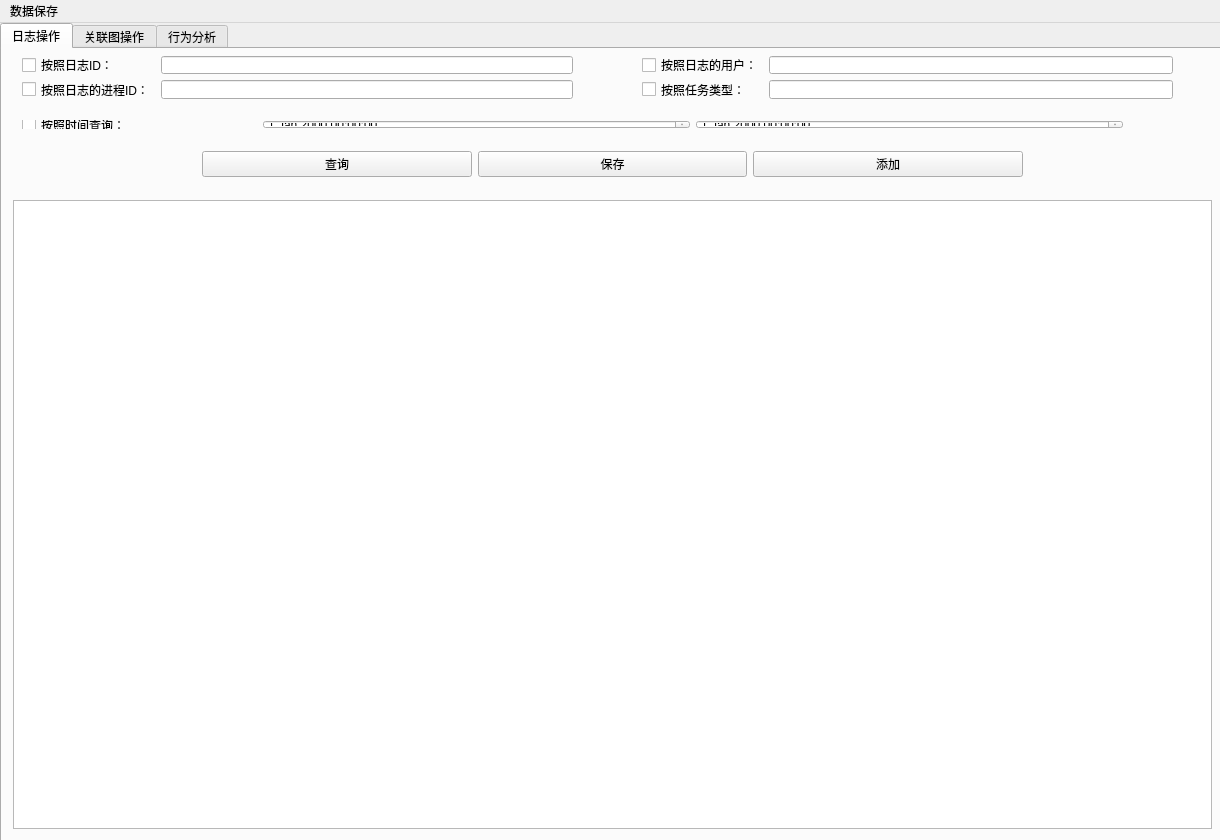
<?xml version="1.0" encoding="UTF-8"?>
<ui version="4.0">
 <class>MainPage</class>
 <widget class="QMainWindow" name="MainPage">
  <property name="geometry">
   <rect>
    <x>0</x>
    <y>0</y>
    <width>1220</width>
    <height>840</height>
   </rect>
  </property>
  <property name="font">
   <font>
    <pointsize>9</pointsize>
    <weight>50</weight>
    <bold>false</bold>
   </font>
  </property>
  <property name="windowTitle">
   <string>MainPage</string>
  </property>
  <widget class="QWidget" name="centralWidget">
   <widget class="QTabWidget" name="tabWidget">
    <property name="geometry">
     <rect>
      <x>0</x>
      <y>0</y>
      <width>1231</width>
      <height>821</height>
     </rect>
    </property>
    <property name="tabShape">
     <enum>QTabWidget::Rounded</enum>
    </property>
    <property name="currentIndex">
     <number>0</number>
    </property>
    <property name="iconSize">
     <size>
      <width>100</width>
      <height>50</height>
     </size>
    </property>
    <property name="elideMode">
     <enum>Qt::ElideMiddle</enum>
    </property>
    <property name="movable">
     <bool>false</bool>
    </property>
    <property name="tabBarAutoHide">
     <bool>true</bool>
    </property>
    <widget class="QWidget" name="Events">
     <attribute name="title">
      <string>日志操作</string>
     </attribute>
     <widget class="QWidget" name="formLayoutWidget_2">
      <property name="geometry">
       <rect>
        <x>0</x>
        <y>0</y>
        <width>621</width>
        <height>61</height>
       </rect>
      </property>
      <layout class="QFormLayout" name="formLayout_L">
       <property name="leftMargin">
        <number>20</number>
       </property>
       <property name="topMargin">
        <number>7</number>
       </property>
       <property name="rightMargin">
        <number>50</number>
       </property>
       <item row="0" column="0">
        <widget class="QCheckBox" name="EventIDCheck">
         <property name="text">
          <string>按照日志ID：</string>
         </property>
        </widget>
       </item>
       <item row="0" column="1">
        <widget class="QLineEdit" name="EventIDEdit"/>
       </item>
       <item row="1" column="0">
        <widget class="QCheckBox" name="EventSourceIDCheck">
         <property name="text">
          <string>按照日志的进程ID：</string>
         </property>
        </widget>
       </item>
       <item row="1" column="1">
        <widget class="QLineEdit" name="EventRourceEdit"/>
       </item>
      </layout>
     </widget>
     <widget class="QWidget" name="formLayoutWidget_3">
      <property name="geometry">
       <rect>
        <x>620</x>
        <y>0</y>
        <width>601</width>
        <height>61</height>
       </rect>
      </property>
      <layout class="QFormLayout" name="formLayout_4">
       <property name="leftMargin">
        <number>20</number>
       </property>
       <property name="topMargin">
        <number>7</number>
       </property>
       <property name="rightMargin">
        <number>50</number>
       </property>
       <item row="0" column="0">
        <widget class="QCheckBox" name="EventUserCheck">
         <property name="text">
          <string>按照日志的用户：</string>
         </property>
        </widget>
       </item>
       <item row="0" column="1">
        <widget class="QLineEdit" name="EventUserEdit"/>
       </item>
       <item row="1" column="0">
        <widget class="QCheckBox" name="EventTaskCheck">
         <property name="text">
          <string>按照任务类型：</string>
         </property>
        </widget>
       </item>
       <item row="1" column="1">
        <widget class="QLineEdit" name="EventTaskEdit"/>
       </item>
      </layout>
     </widget>
     <widget class="QWidget" name="horizontalLayoutWidget_2">
      <property name="geometry">
       <rect>
        <x>0</x>
        <y>90</y>
        <width>1221</width>
        <height>51</height>
       </rect>
      </property>
      <layout class="QHBoxLayout" name="horizontalLayout_2">
       <property name="leftMargin">
        <number>200</number>
       </property>
       <property name="rightMargin">
        <number>200</number>
       </property>
       <item>
        <widget class="QPushButton" name="QueryButton">
         <property name="text">
          <string>查询</string>
         </property>
        </widget>
       </item>
       <item>
        <widget class="QPushButton" name="SaveButton">
         <property name="text">
          <string>保存</string>
         </property>
        </widget>
       </item>
       <item>
        <widget class="QPushButton" name="AddButton">
         <property name="text">
          <string>添加</string>
         </property>
        </widget>
       </item>
      </layout>
     </widget>
     <widget class="QWidget" name="verticalLayoutWidget">
      <property name="geometry">
       <rect>
        <x>0</x>
        <y>140</y>
        <width>1221</width>
        <height>651</height>
       </rect>
      </property>
      <layout class="QVBoxLayout" name="verticalLayout">
       <item>
        <widget class="QTableView" name="tableView">
         <property name="editTriggers">
          <set>QAbstractItemView::DoubleClicked|QAbstractItemView::EditKeyPressed|QAbstractItemView::SelectedClicked</set>
         </property>
         <property name="dragDropOverwriteMode">
          <bool>false</bool>
         </property>
        </widget>
       </item>
      </layout>
     </widget>
     <widget class="QWidget" name="verticalLayoutWidget_2">
      <property name="geometry">
       <rect>
        <x>0</x>
        <y>60</y>
        <width>251</width>
        <height>31</height>
       </rect>
      </property>
      <layout class="QVBoxLayout" name="verticalLayout_2">
       <property name="leftMargin">
        <number>20</number>
       </property>
       <item>
        <widget class="QCheckBox" name="TimeCheck">
         <property name="text">
          <string>按照时间查询：</string>
         </property>
        </widget>
       </item>
      </layout>
     </widget>
     <widget class="QWidget" name="horizontalLayoutWidget">
      <property name="geometry">
       <rect>
        <x>250</x>
        <y>60</y>
        <width>971</width>
        <height>31</height>
       </rect>
      </property>
      <layout class="QHBoxLayout" name="horizontalLayout">
       <property name="rightMargin">
        <number>100</number>
       </property>
       <item>
        <widget class="QDateTimeEdit" name="TimeEditLow">
         <property name="whatsThis">
          <string extracomment="时间上界"/>
         </property>
        </widget>
       </item>
       <item>
        <widget class="QDateTimeEdit" name="TimeEditHigh">
         <property name="whatsThis">
          <string extracomment="时间下界"/>
         </property>
        </widget>
       </item>
      </layout>
     </widget>
    </widget>
    <widget class="QWidget" name="Graph">
     <attribute name="title">
      <string>关联图操作</string>
     </attribute>
     <widget class="QWidget" name="horizontalLayoutWidget_3">
      <property name="geometry">
       <rect>
        <x>0</x>
        <y>0</y>
        <width>1221</width>
        <height>31</height>
       </rect>
      </property>
      <layout class="QHBoxLayout" name="horizontalLayout_3">
       <property name="leftMargin">
        <number>50</number>
       </property>
       <property name="rightMargin">
        <number>20</number>
       </property>
       <item>
        <widget class="QLabel" name="label">
         <property name="text">
          <string>请选择查询方式：</string>
         </property>
        </widget>
       </item>
       <item>
        <widget class="QRadioButton" name="radioButton_3">
         <property name="text">
          <string>主体相关</string>
         </property>
        </widget>
       </item>
       <item>
        <widget class="QRadioButton" name="radioButton">
         <property name="text">
          <string>客体相关</string>
         </property>
        </widget>
       </item>
       <item>
        <widget class="QRadioButton" name="radioButton_2">
         <property name="text">
          <string>相伴事件</string>
         </property>
        </widget>
       </item>
       <item>
        <widget class="QRadioButton" name="radioButton_4">
         <property name="text">
          <string>因果相关</string>
         </property>
        </widget>
       </item>
      </layout>
     </widget>
     <widget class="QWidget" name="horizontalLayoutWidget_4">
      <property name="geometry">
       <rect>
        <x>0</x>
        <y>30</y>
        <width>1261</width>
        <height>29</height>
       </rect>
      </property>
      <layout class="QHBoxLayout" name="horizontalLayout_4">
       <property name="spacing">
        <number>200</number>
       </property>
       <property name="leftMargin">
        <number>50</number>
       </property>
       <property name="rightMargin">
        <number>300</number>
       </property>
       <item>
        <widget class="QLabel" name="label_2">
         <property name="text">
          <string>请输入关联事件的ID：</string>
         </property>
        </widget>
       </item>
       <item>
        <widget class="QLineEdit" name="lineEdit_3"/>
       </item>
      </layout>
     </widget>
     <widget class="QWidget" name="horizontalLayoutWidget_5">
      <property name="geometry">
       <rect>
        <x>0</x>
        <y>60</y>
        <width>1221</width>
        <height>30</height>
       </rect>
      </property>
      <layout class="QHBoxLayout" name="horizontalLayout_5">
       <property name="leftMargin">
        <number>200</number>
       </property>
       <property name="rightMargin">
        <number>200</number>
       </property>
       <item>
        <widget class="QPushButton" name="pushButton_6">
         <property name="text">
          <string>查询</string>
         </property>
        </widget>
       </item>
       <item>
        <widget class="QPushButton" name="pushButton_5">
         <property name="text">
          <string>清除</string>
         </property>
        </widget>
       </item>
       <item>
        <widget class="QPushButton" name="pushButton_4">
         <property name="text">
          <string>更新</string>
         </property>
        </widget>
       </item>
      </layout>
     </widget>
     <widget class="QGraphicsView" name="graphicsView">
      <property name="geometry">
       <rect>
        <x>-5</x>
        <y>91</y>
        <width>1231</width>
        <height>701</height>
       </rect>
      </property>
     </widget>
    </widget>
    <widget class="QWidget" name="tab_3">
     <attribute name="title">
      <string>行为分析</string>
     </attribute>
    </widget>
   </widget>
  </widget>
  <widget class="QMenuBar" name="menuBar">
   <property name="geometry">
    <rect>
     <x>0</x>
     <y>0</y>
     <width>1220</width>
     <height>26</height>
    </rect>
   </property>
   <widget class="QMenu" name="menu">
    <property name="title">
     <string>数据保存</string>
    </property>
   </widget>
   <addaction name="menu"/>
  </widget>
  <action name="action">
   <property name="checkable">
    <bool>false</bool>
   </property>
   <property name="text">
    <string>导入事件</string>
   </property>
   <property name="iconText">
    <string extracomment="选择保存事件的文件进行导入导入事件">导入事件</string>
   </property>
  </action>
  <action name="action_2">
   <property name="text">
    <string>导出事件</string>
   </property>
  </action>
  <action name="action_3">
   <property name="text">
    <string>保存事件</string>
   </property>
  </action>
  <action name="action_5">
   <property name="text">
    <string>保存关联图</string>
   </property>
  </action>
  <action name="action_6">
   <property name="text">
    <string>导出关联图</string>
   </property>
  </action>
  <action name="action_7">
   <property name="text">
    <string>导入关联图边</string>
   </property>
  </action>
  <action name="actionEventsArise">
   <property name="checkable">
    <bool>false</bool>
   </property>
   <property name="icon">
    <iconset theme="事件操作" resource="res.qrc">
     <normaloff>:/images/resource/icons/Event1.png</normaloff>:/images/resource/icons/Event1.png</iconset>
   </property>
   <property name="text">
    <string>日志操作</string>
   </property>
   <property name="toolTip">
    <string>&lt;html&gt;&lt;head/&gt;&lt;body&gt;&lt;p&gt;&lt;span style=&quot; font-weight:600;&quot;&gt;日志操作(ctrl+E)&lt;/span&gt;&lt;/p&gt;&lt;/body&gt;&lt;/html&gt;</string>
   </property>
   <property name="shortcut">
    <string>Ctrl+E</string>
   </property>
  </action>
  <action name="actionGraphArise">
   <property name="icon">
    <iconset resource="res.qrc">
     <normaloff>:/images/resource/icons/Graph1.png</normaloff>:/images/resource/icons/Graph1.png</iconset>
   </property>
   <property name="text">
    <string>关联图操作</string>
   </property>
   <property name="toolTip">
    <string>&lt;html&gt;&lt;head/&gt;&lt;body&gt;&lt;p&gt;&lt;span style=&quot; font-weight:600;&quot;&gt;关联图操作(ctrl+G)&lt;/span&gt;&lt;/p&gt;&lt;/body&gt;&lt;/html&gt;</string>
   </property>
   <property name="shortcut">
    <string>Ctrl+G</string>
   </property>
  </action>
  <action name="actionAnalysis">
   <property name="icon">
    <iconset resource="res.qrc">
     <normaloff>:/images/resource/icons/Analysis1.png</normaloff>:/images/resource/icons/Analysis1.png</iconset>
   </property>
   <property name="text">
    <string>行为分析</string>
   </property>
   <property name="toolTip">
    <string>&lt;html&gt;&lt;head/&gt;&lt;body&gt;&lt;p&gt;&lt;span style=&quot; font-weight:600;&quot;&gt;行为分析(ctrl+A)&lt;/span&gt;&lt;/p&gt;&lt;/body&gt;&lt;/html&gt;</string>
   </property>
   <property name="shortcut">
    <string>Ctrl+A</string>
   </property>
  </action>
 </widget>
 <layoutdefault spacing="6" margin="11"/>
 <resources>
  <include location="res.qrc"/>
 </resources>
 <connections/>
</ui>
